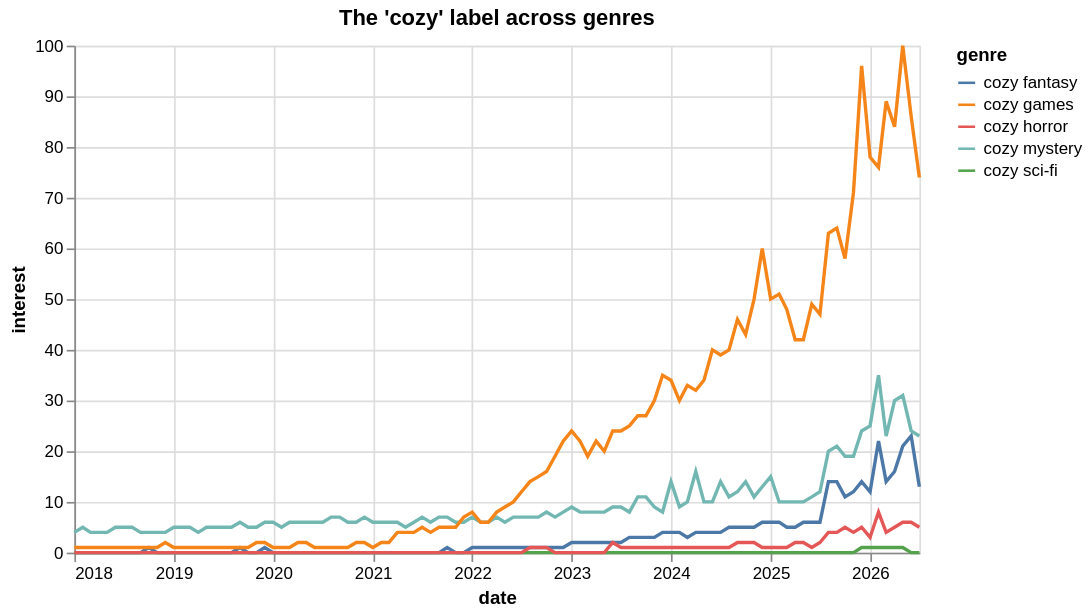

Source (notebook cell):
### Code cell
# cross-genre 'cozy' check

pytrends.build_payload(
    ["cozy fantasy", "cozy mystery", "cozy sci-fi", "cozy horror", "cozy games"],
    timeframe="2018-01-01 2026-07-01"
)
cross_genre_df = pytrends.interest_over_time()
cross_genre_df.reset_index(inplace=True)

cross_genre_long = cross_genre_df.melt(
    id_vars="date",
    value_vars=["cozy fantasy", "cozy mystery", "cozy sci-fi", "cozy horror", "cozy games"],
    var_name="genre", value_name="interest"
)

alt.Chart(cross_genre_long).mark_line().encode(
    x="date:T", y="interest:Q", color="genre:N"
).properties(title="The 'cozy' label across genres", width=500)

### Figure 1 — Vega-Lite specification as saved in the notebook (floating-point values rounded to 4 significant figures; data arrays with more than 128 entries replaced by an {"elided": "..."} marker saying what was removed)
{"config": {"view": {"continuousWidth": 300, "continuousHeight": 300}}, "data": {"name": "data-13a43af861a7465d66743b73ddcba04b"}, "mark": {"type": "line"}, "encoding": {"color": {"field": "genre", "type": "nominal"}, "x": {"field": "date", "type": "temporal"}, "y": {"field": "interest", "type": "quantitative"}}, "title": "The 'cozy' label across genres", "width": 500, "$schema": "https://vega.github.io/schema/vega-lite/v6.4.1.json", "datasets": {"data-13a43af861a7465d66743b73ddcba04b": {"elided": "515 records"}}}
